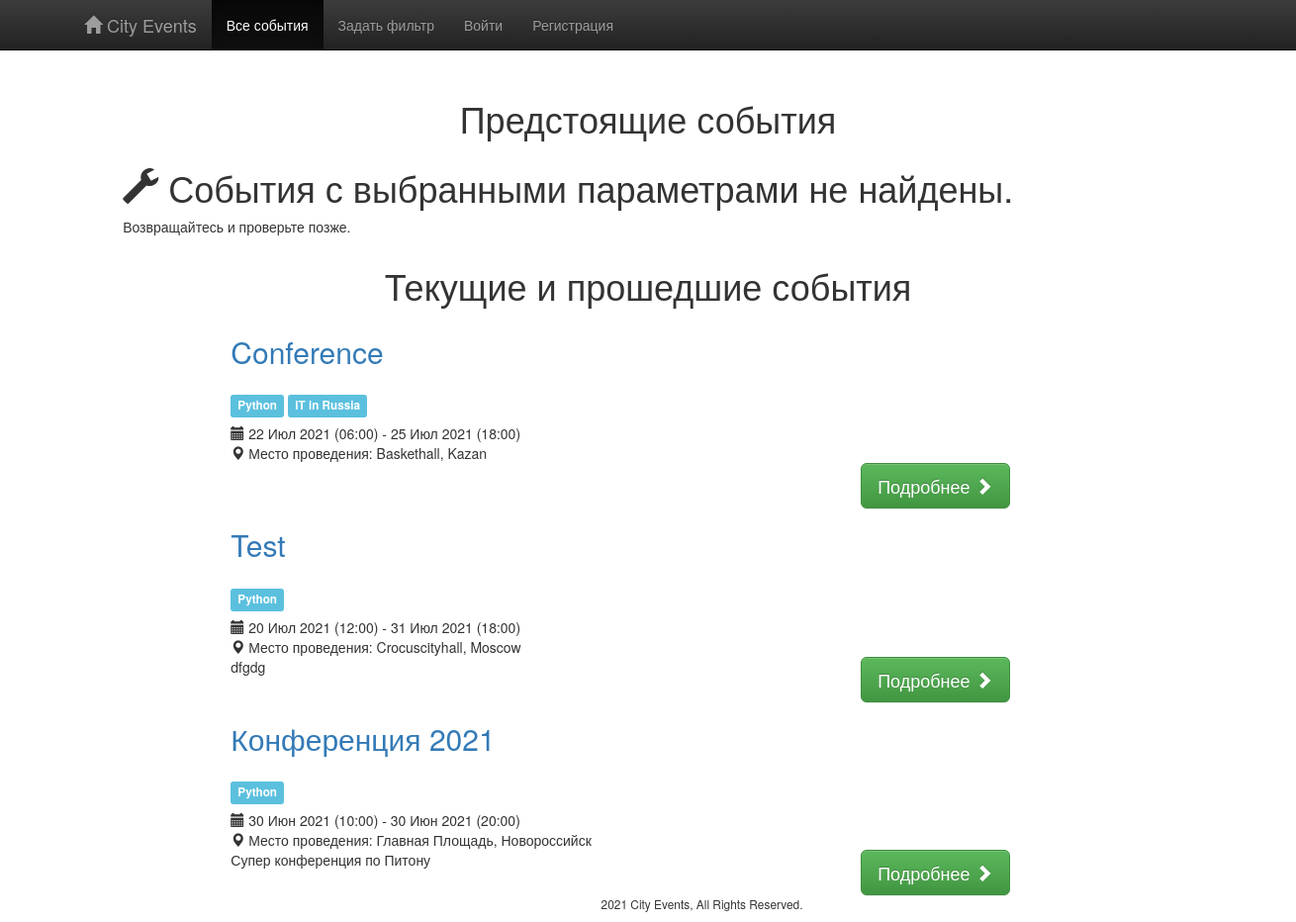
/, run on an earlier commit of the app's database.
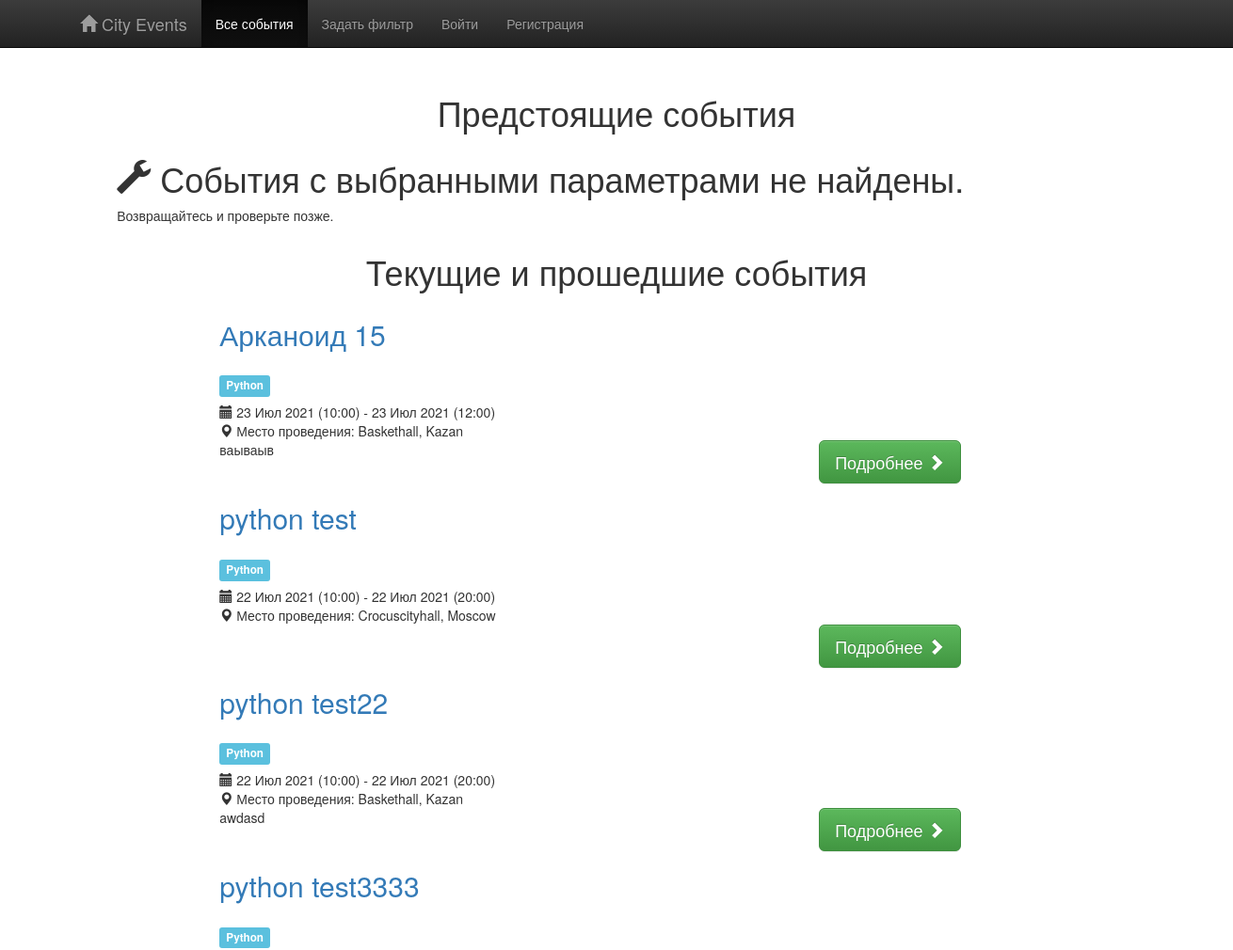
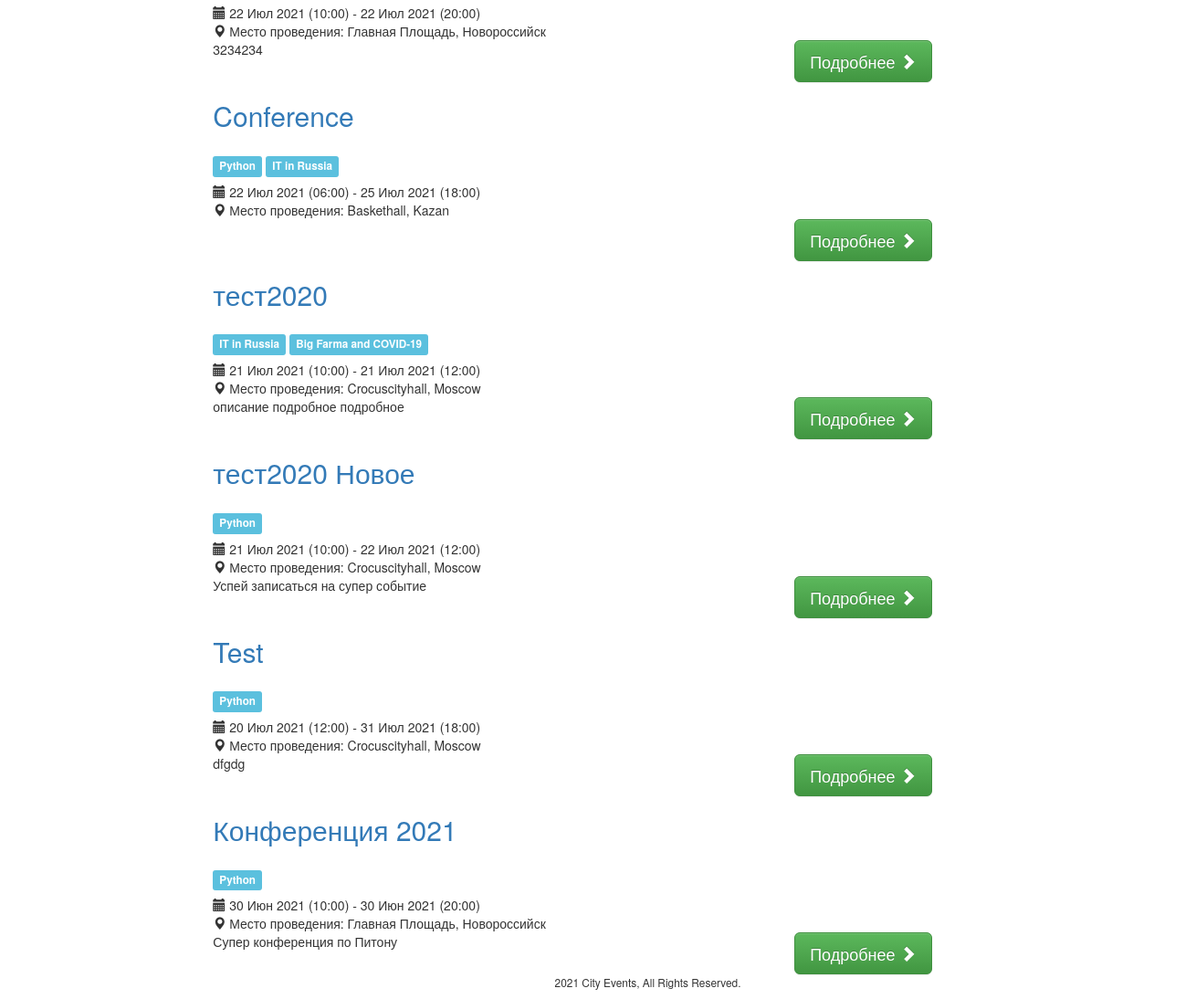
And on a later commit of the database (2 pictures, top to bottom).
### events/models.py (models this page shows, shortened)
class Event(models.Model):
    title = models.CharField('Название события', max_length=250, blank=False)
    description = models.TextField('Описание', blank=True, null=False)
    topics = models.ManyToManyField(Topics, blank=False, related_name='events',
                                    verbose_name='Темы')
    location = models.ForeignKey(Location, blank=False, related_name='events',
                                 on_delete=models.CASCADE,
                                 verbose_name='Место проведения')
    pub_datetime = models.DateTimeField(auto_now=True)
    start_datetime = models.DateTimeField('Дата-время начала', auto_now=False, auto_now_add=False, blank=False)
    end_datetime = models.DateTimeField('Дата-время окончания', auto_now=False, auto_now_add=False, blank=False)
    slug = models.SlugField(blank=True)
    is_published = models.BooleanField(default=False)
    def get_absolute_url(self):
        return reverse('event_detail', kwargs={'slug': self.slug})
    class Meta:
        ordering = ["-start_datetime"]

class Topics(models.Model):
    name = models.CharField('Заголовок темы', null=True, max_length=300)
    description = models.TextField('Описание', blank=True, null=True)
    def __str__(self):
        return self.name

class Location(models.Model):
    venue = models.CharField('Место проведения', max_length=250)
    address1 = models.CharField('Адрес1', blank=True, max_length=250)
    address2 = models.CharField('Адрес2', blank=True, max_length=250)
    city = models.ForeignKey(City, null=True, blank=False, on_delete=models.CASCADE,
                             related_name='locations')
    slug = models.SlugField(null=True, help_text="Например: crocuscityhall-moscow")
    def __str__(self):
        return "{}, {}".format(self.venue, self.city)

class City(models.Model):
    name = models.CharField('Название города', max_length=250, null=True)
    country = models.ForeignKey(Country, null=True, blank=False,
                                on_delete=models.CASCADE, related_name='cities')
    def __str__(self):
        return self.name

### events/views.py (the view)
# urls.py: path("", views.index, name='index'),
def index(request):
    actual_start = now()
    events_list = Event.objects.filter(is_published=True).filter(
        start_datetime__gte=actual_start).order_by('start_datetime')
    events_past = Event.objects.filter(is_published=True).filter(
        start_datetime__lte=actual_start).order_by('-start_datetime')
    context = {'events_list': events_list, 'events_past': events_past,
               'active': 'events', 'bootstrap': 3}
    return render(request, 'events/index.html', context)

### events/templates/events/index.html (shortened to what the changed rows need)
{% extends "base.html" %}
{% load static %}
{% block content %}
{% if search %}
    <h1 id="events" class="text-center tk-cooper-black-std">Найденные события</h1>
    {% else %}
<h1 id="events" class="text-center tk-cooper-black-std">Предстоящие события</h1>
{% endif %}
    <div class="container-fluid">
    <div class="row events">
    {% if events_list %}
        {% for event in events_list %}
        <div class="col-md-2"></div>
        <div class="col-md-10">
            <h2 class="tk-cooper-black-std"> <a href="{{ event.get_absolute_url }}">{{event.title}}</a>
            </h2>
            <h3 class="tk-cooper-black-std">
                <small>
                    {% for topic in event.topics.all %}
                        <span class="label label-info">{{ topic }}</span>
                    {% endfor %}
                </small>
            </h3>
            <div class="row">
                <section class="col-md-8">
                    <span class="glyphicon glyphicon-calendar"></span>
                    <span class="highlight">{{event.start_datetime|date:"d M Y"}} ({{ event.start_datetime|time:"H:i" }}) - {{event.end_datetime|date:"d M Y"}} ({{ event.end_datetime|time:"H:i" }}) </span>
                    <span class="glyphicon glyphicon-play"></span>
                    <span class="glyphicon glyphicon-time"></span> Начало через {{ event.start_datetime|timeuntil }}
                </section>
                <section class="col-md-8">
                    <span class="glyphicon glyphicon-map-marker"></span>
                    <span class="highlight">Место проведения: {{event.location|title}}</span>
                </section>
            </div>
            <div class="row">
                <section class="col-md-7">
                {% if event.description %}
                    {{event.description|safe|truncatewords:30}}
                {% endif %}
                </section>
                <section class="col-md-2">
                <a href="{{ event.get_absolute_url }}" class="btn btn-success btn-lg" role="button">Подробнее <span class="glyphicon glyphicon-chevron-right"></span></a>
                </section>
            </div>
        </div>
            {% if not forloop.last %}<hr>{% endif %}
        {% endfor %}
    {% else %}
        <div class="col-md-12 col-md-offset-1">
            <h1><span class="glyphicon glyphicon-wrench"></span> События с выбранными параметрами не найдены.</h1>
        </div>
    {% endif %}
    </div>
</div>
 {% if events_past %}
    <h1 id="events_past" class="text-center tk-cooper-black-std">Текущие и прошедшие события</h1>
<div class="container-fluid">
    <div class="row events">
        {% for event in events_past %}
        <div class="col-md-2"></div>
        <div class="col-md-10">
            <h2 class="tk-cooper-black-std"> <a href="{{ event.get_absolute_url }}">{{event.title}}</a>
            </h2>
            <h3 class="tk-cooper-black-std">
                <small>
                    {% for topic in event.topics.all %}
                        <span class="label label-info">{{ topic }}</span>
                    {% endfor %}
                </small>
            </h3>
            <div class="row">
                <section class="col-md-8">
                    <span class="glyphicon glyphicon-calendar"></span>
                    <span class="highlight">{{event.start_datetime|date:"d M Y"}} ({{ event.start_datetime|time:"H:i" }}) - {{event.end_datetime|date:"d M Y"}} ({{ event.end_datetime|time:"H:i" }}) </span>
                </section>
                <section class="col-md-8">
                    <span class="glyphicon glyphicon-map-marker"></span>
                    <span class="highlight">Место проведения: {{event.location|title}}</span>
                </section>
            </div>
            <div class="row">
                <section class="col-md-7">
                {% if event.description %}
                    {{event.description|safe|truncatewords:30}}
                {% endif %}
                </section>
                <section class="col-md-2">
                <a href="{{ event.get_absolute_url }}" class="btn btn-success btn-lg" role="button">Подробнее <span class="glyphicon glyphicon-chevron-right"></span></a>
                </section>
            </div>
        </div>
        {% endfor %}
    </div>
</div>
{% endif %}
{% endblock %}

What changed in the data, as far as the page shows it:
added Event: title "Арканоид 15", start_datetime "23 Июл 2021", start_datetime "10:00", end_datetime "23 Июл 2021", end_datetime "12:00", location "Baskethall, Kazan", description "ваываыв", Topics (name "Python")
added Event: title "python test", start_datetime "22 Июл 2021", start_datetime "10:00", end_datetime "22 Июл 2021", end_datetime "20:00", location "Crocuscityhall, Moscow", Topics (name "Python")
added Event: title "python test22", start_datetime "22 Июл 2021", start_datetime "10:00", end_datetime "22 Июл 2021", end_datetime "20:00", location "Baskethall, Kazan", description "awdasd", Topics (name "Python")
added Event: title "python test3333", start_datetime "22 Июл 2021", start_datetime "10:00", end_datetime "22 Июл 2021", end_datetime "20:00", location "Главная Площадь, Новороссийск", description "3234234", Topics (name "Python")
added Event: title "тест2020", start_datetime "21 Июл 2021", start_datetime "10:00", end_datetime "21 Июл 2021", end_datetime "12:00", location "Crocuscityhall, Moscow", description "описание подробное подробное", Topics (name "IT in Russia")
now on this page (row unchanged): Topics: name "Big Farma and COVID-19", shown under "тест2020"
added Event: title "тест2020 Новое", start_datetime "21 Июл 2021", start_datetime "10:00", end_datetime "22 Июл 2021", end_datetime "12:00", location "Crocuscityhall, Moscow", description "Успей записаться на супер событие", Topics (name "Python")
